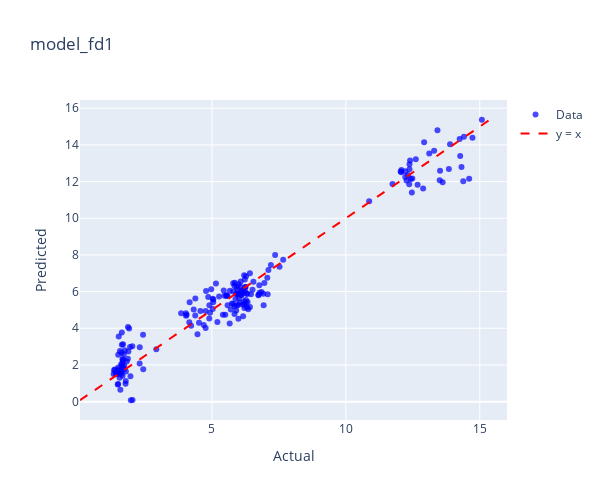
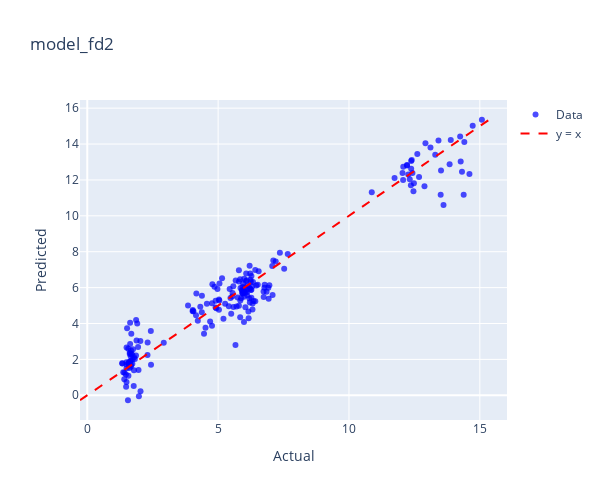
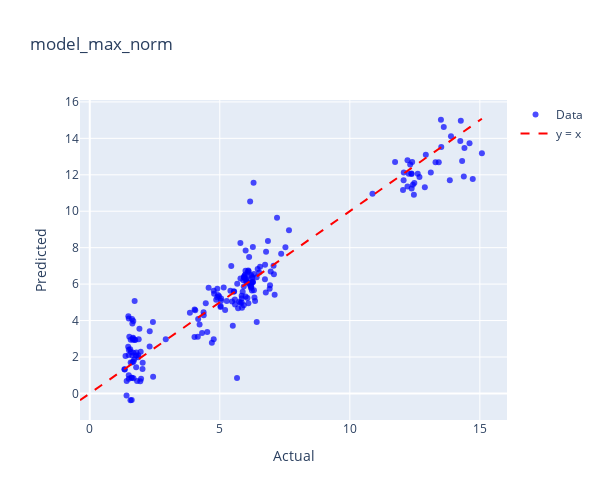
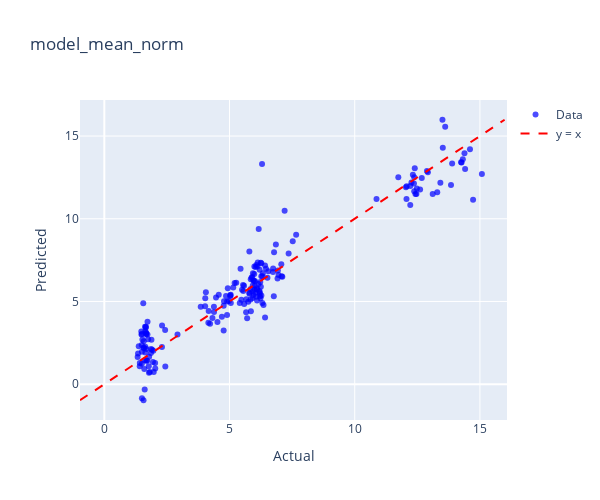

Here is the notebook cell these charts were saved with, in order:
### Code cell
model_dict = {
    'model_fd1': (model_fd1, fenol_fd1),
    'model_fd2': (model_fd2, fenol_fd2),
    'model_max_norm': (model_max_norm, fenol_max_norm),
    'model_mean_norm': (model_mean_norm, fenol_mean_norm),
    'model_msc': (model_msc, fenol_msc),
    'model_ori': (model_ori, fenol_ori),
    'model_range_norm': (model_range_norm, fenol_range_norm),
    'model_sg1': (model_sg1, fenol_sg1),
    'model_sg2': (model_sg2, fenol_sg2),
    'model_snv': (model_snv, fenol_snv),
}

for name, (model, data) in model_dict.items():
    print(f"Plotting for {name}")
    plot_actual_vs_predicted_plotly(model, data, 'FENOL',name)

### Figure 1 — Plotly figure (JSON) as saved in the notebook; plotly's stock layout.template omitted (floating-point values rounded to 4 significant figures; data arrays with more than 128 entries replaced by an {"elided": "..."} marker saying what was removed)
{"data": [{"hovertemplate": "Index: %{text}<br>Actual: %{x}<br>Predicted: %{y}<extra></extra>", "marker": {"color": "blue", "opacity": 0.7, "size": 6}, "mode": "markers", "name": "Data", "text": {"elided": "200 str values"}, "type": "scatter", "x": {"elided": "200 float values"}, "y": {"elided": "200 float values"}}, {"line": {"color": "red", "dash": "dash"}, "mode": "lines", "name": "y = x", "type": "scatter", "x": [0.07505, 15.37], "y": [0.07505, 15.37]}], "layout": {"height": 500, "title": {"text": "model_fd1"}, "width": 600, "xaxis": {"title": {"text": "Actual"}}, "yaxis": {"title": {"text": "Predicted"}}}}

### Figure 2 — Plotly figure (JSON) as saved in the notebook; plotly's stock layout.template omitted (floating-point values rounded to 4 significant figures; data arrays with more than 128 entries replaced by an {"elided": "..."} marker saying what was removed)
{"data": [{"hovertemplate": "Index: %{text}<br>Actual: %{x}<br>Predicted: %{y}<extra></extra>", "marker": {"color": "blue", "opacity": 0.7, "size": 6}, "mode": "markers", "name": "Data", "text": {"elided": "200 str values"}, "type": "scatter", "x": {"elided": "200 float values"}, "y": {"elided": "200 float values"}}, {"line": {"color": "red", "dash": "dash"}, "mode": "lines", "name": "y = x", "type": "scatter", "x": [-0.2777, 15.35], "y": [-0.2777, 15.35]}], "layout": {"height": 500, "title": {"text": "model_fd2"}, "width": 600, "xaxis": {"title": {"text": "Actual"}}, "yaxis": {"title": {"text": "Predicted"}}}}

### Figure 3 — Plotly figure (JSON) as saved in the notebook; plotly's stock layout.template omitted (floating-point values rounded to 4 significant figures; data arrays with more than 128 entries replaced by an {"elided": "..."} marker saying what was removed)
{"data": [{"hovertemplate": "Index: %{text}<br>Actual: %{x}<br>Predicted: %{y}<extra></extra>", "marker": {"color": "blue", "opacity": 0.7, "size": 6}, "mode": "markers", "name": "Data", "text": {"elided": "200 str values"}, "type": "scatter", "x": {"elided": "200 float values"}, "y": {"elided": "200 float values"}}, {"line": {"color": "red", "dash": "dash"}, "mode": "lines", "name": "y = x", "type": "scatter", "x": [-0.3755, 15.08], "y": [-0.3755, 15.08]}], "layout": {"height": 500, "title": {"text": "model_max_norm"}, "width": 600, "xaxis": {"title": {"text": "Actual"}}, "yaxis": {"title": {"text": "Predicted"}}}}

### Figure 4 — Plotly figure (JSON) as saved in the notebook; plotly's stock layout.template omitted (floating-point values rounded to 4 significant figures; data arrays with more than 128 entries replaced by an {"elided": "..."} marker saying what was removed)
{"data": [{"hovertemplate": "Index: %{text}<br>Actual: %{x}<br>Predicted: %{y}<extra></extra>", "marker": {"color": "blue", "opacity": 0.7, "size": 6}, "mode": "markers", "name": "Data", "text": {"elided": "200 str values"}, "type": "scatter", "x": {"elided": "200 float values"}, "y": {"elided": "200 float values"}}, {"line": {"color": "red", "dash": "dash"}, "mode": "lines", "name": "y = x", "type": "scatter", "x": [-0.9709, 15.99], "y": [-0.9709, 15.99]}], "layout": {"height": 500, "title": {"text": "model_mean_norm"}, "width": 600, "xaxis": {"title": {"text": "Actual"}}, "yaxis": {"title": {"text": "Predicted"}}}}
